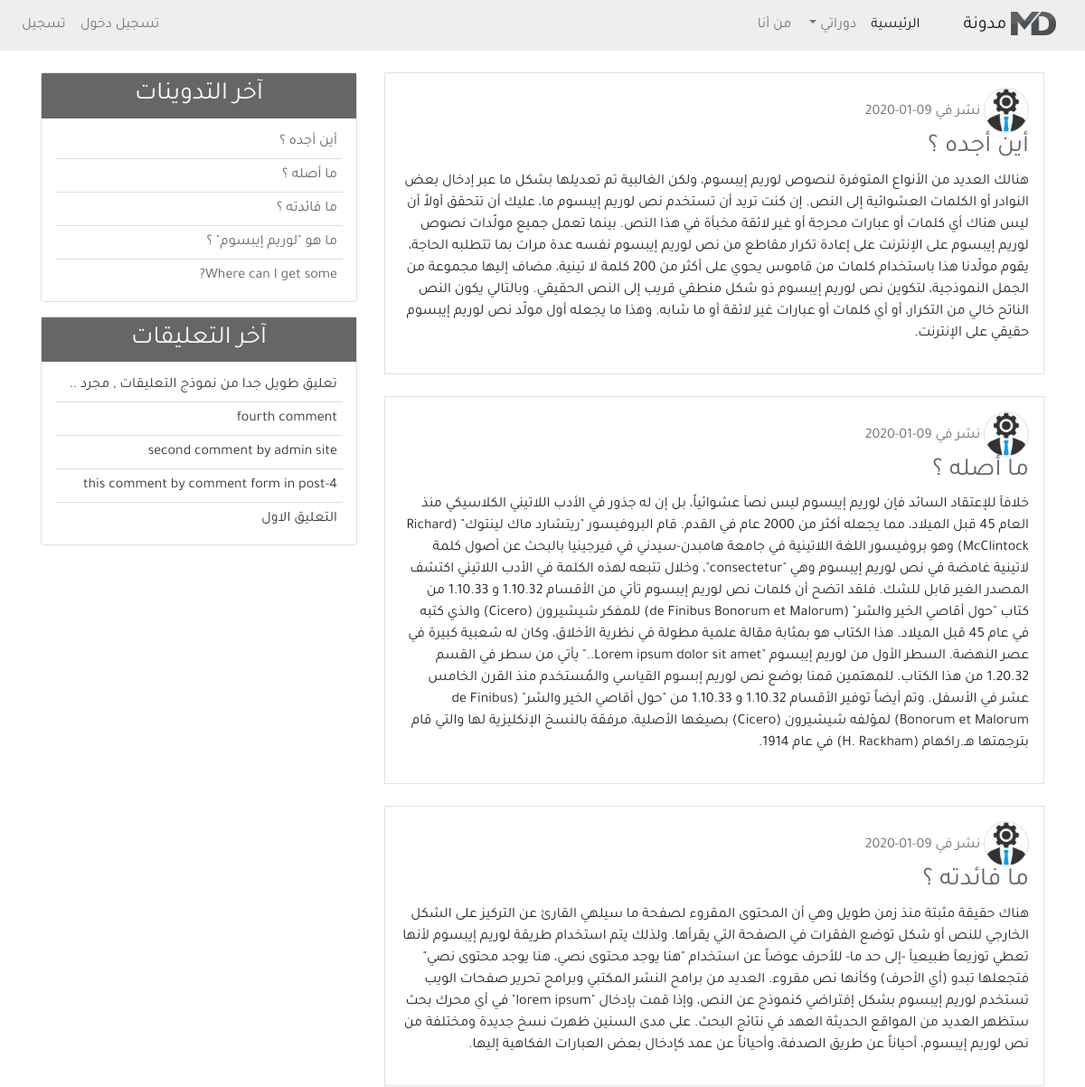
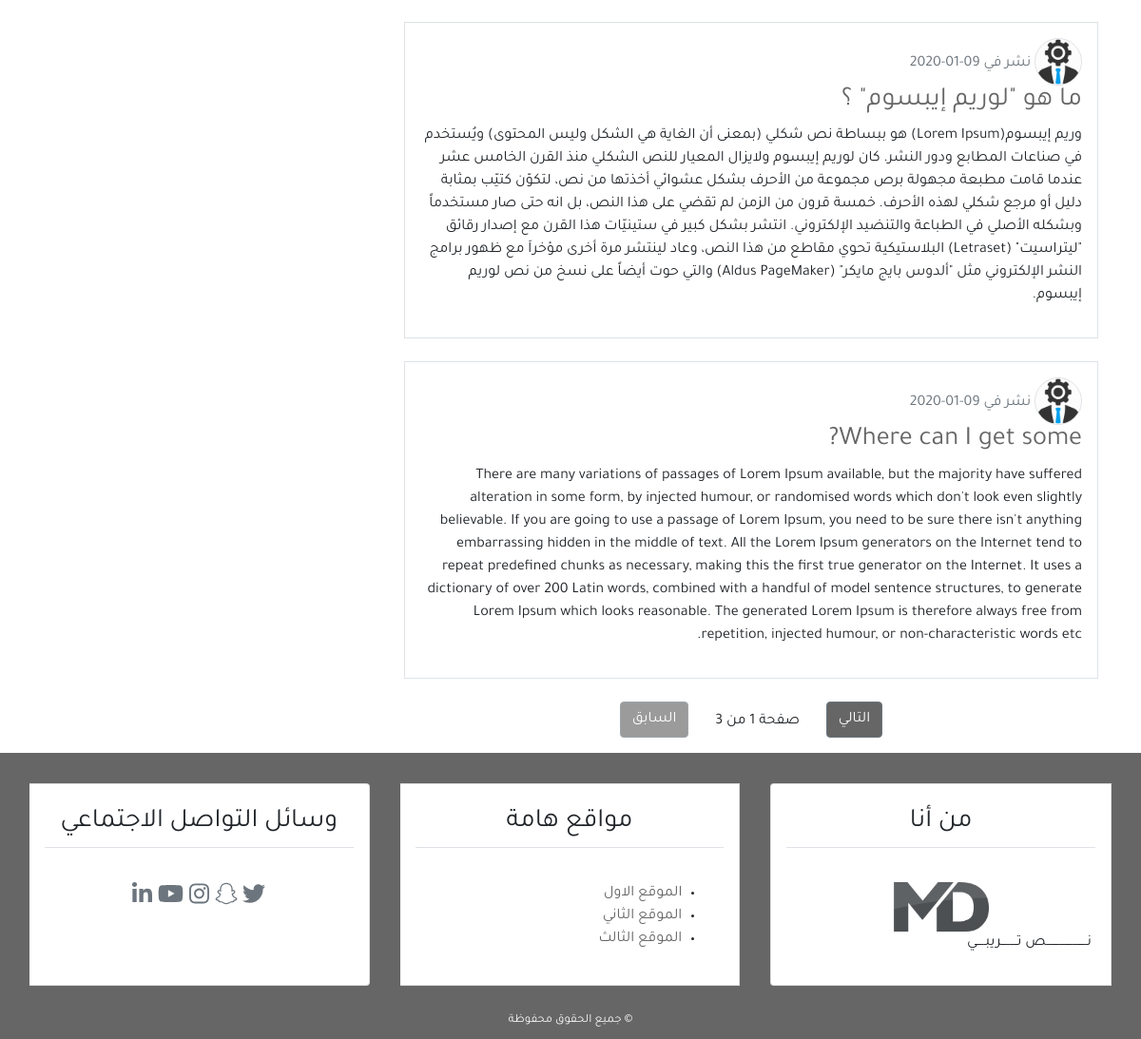
The page / on the database its author committed (2 pictures, top to bottom).
### blog/models.py (models this page shows, shortened)
class Post(models.Model):                                           # -5a
    title = models.CharField(max_length=100)
    content = models.TextField()
    post_date = models.DateTimeField(default=timezone.now)           # (auto_now_add=True)
    post_update = models.DateTimeField(auto_now=True)
    author = models.ForeignKey(User, on_delete=models.CASCADE)
    class Meta:                                                     # -6b
        ordering = ('-post_date', )

class Comment(models.Model):                                        # -8a
    name = models.CharField(max_length=50, verbose_name='الاسم')    # -9c add arabic word
    email = models.EmailField(verbose_name='البريد الالكتروني')
    body = models.TextField(verbose_name='نص التعليق')
    cmnt_date = models.DateTimeField(auto_now=True)
    active = models.BooleanField(default=False)
    post = models.ForeignKey(Post, on_delete=models.CASCADE, related_name='comments')
    class Meta:                                                     # -8e
        ordering = ('-cmnt_date', )

### user/models.py (models this page shows, shortened)
class Profile(models.Model):                                                    # -20a
    image = models.ImageField(default='default.jpg', upload_to='profile_pics')  # -20a
    user = models.OneToOneField(User, on_delete=models.CASCADE)

### blog/views.py (the view)
# urls.py: 2. Add a URL to urlpatterns:  path('', views.home, name='home')
def home(request):                                                  # -2b {'title': 'home'}
    posts = Post.objects.all()                                      # -24a
    paginator = Paginator(posts, 5)
    page = request.GET.get('page')
    try:                                                            # -24a
        posts = paginator.page(page)
    except PageNotAnInteger:
        posts = paginator.page(1)
    except EmptyPage:
        posts = paginator.page(paginator.num_page)
    context = {                                                     # -3a
        'page_title': 'الصفحة الرئيسية',
        'posts': posts,                                              # -6a, 24a
        'page': page,                                               # -24b
    }
    return render(request, 'blog/index.html', context)

### blog/templatetags/post_tag.py (called while the page is built)
@register.inclusion_tag('blog/latest_posts.html')       # -12a
def latest_posts():
    context = {
        'l_posts': Post.objects.all()[0:5]
    }
    return context

@register.inclusion_tag('blog/latest_comments.html')       # -13a
def latest_comments():
    context = {
        'l_comments': Comment.objects.filter(active=True)[0:5]
    }
    return context

### blog/templates/blog/index.html (shortened to what this page needs)
{% extends 'blog/base.html' %}
{% load static %}
{% block content %}
{% for post in posts %}
    <div class="border p-3 mb-4">
        <img src="{{post.author.profile.image.url}}"
            class="img-fluid rounded-circle border" alt="صورة الناشر" width="50px">
        <span class="text-secondary">نشر في {{ post.post_date|date:'d-m-Y' }}</span>
        <h3 class="text-dark"><a href="{% url 'detail_url' post.id %}">{{ post.title }}</a></h3>
        <p>{{ post.content }}</p>
    </div>
{% endfor %}
{% include 'blog/pagination.html' with page=posts %}
{% endblock content %}

### blog/templates/blog/latest_posts.html
<ul class="list-group-flush latest_post">
    {% for post in l_posts %}
        <li class="list-group-item latest_post_item">
            <a href="{% url 'detail_url' post.id %}">{{ post.title }}</a>
        </li>
    {% endfor %}
</ul>

### blog/templates/blog/latest_comments.html
<ul class="list-group-flush latest_comment">
    {% for comment in l_comments %}
        <li class="list-group-item latest_comment_item">
            <a class="text-dark" href="{% url 'detail_url' comment.post.id %}">
                {% if comment.body|length > 40 %}
                {{ comment.body|slice:'40' }} ..
                {% else %}
                {{ comment.body }}
                {% endif %}
            </a>
        </li>
    {% empty %}
    <li class="list-group-item latest_comment_item">لا توجد تعليقات</li>
    {% endfor %}
</ul>

### blog/static/blog/css/main.css (style rules this page uses)
html, body { direction: rtl; text-align: right; }
body { font-family: 'Tajawal', 'sans-serif'; }
a { color: #666; }
.latest_post, .latest_comment { padding: 0 15px; }
.latest_post .latest_post_item, .latest_comment .latest_comment_item { padding: 6px; }
.latest_post li:first-child, .latest_comment li:first-child { border-top: 0; }
.latest_post li:last-child, .latest_comment li:last-child { border-bottom: 0; padding-bottom: 0; }

### rows shown on the page
Post: author.profile.image (picture), post_date "09-01-2020", title "أين أجده ؟", content "هنالك العديد من الأنواع المتوفرة لنصوص لوريم إيبسوم، ولكن الغالبية تم تعديلها بشكل ما عبر إدخال بعض النوادر أو الكلمات العشوائية إلى النص. إن كنت تريد أن تستخدم نص لوريم إيبسوم ما، عليك أن تتحقق أولاً أن ليس هناك أي كلمات أو عبارات محرجة أو غير لائقة مخبأة في هذا النص. بينما تعمل جميع مولّدات نصوص لوريم إيبسوم على الإنترنت على إعادة تكرار مقاطع من نص لوريم إيبسوم نفسه عدة مرات بما تتطلبه الحاجة، يقوم مولّدنا هذا باستخدام كلمات من قاموس يحوي على أكثر من 200 كلمة لا تينية، مضاف إليها مجموعة من الجمل النموذجية، لتكوين نص لوريم إيبسوم ذو شكل منطقي قريب إلى النص الحقيقي. وبالتالي يكون النص الناتح خالي من التكرار، أو أي كلمات أو عبارات غير لائقة أو ما شابه. وهذا ما يجعله أول مولّد نص لوريم إيبسوم…"
Post: author.profile.image (picture), post_date "09-01-2020", title "ما أصله ؟", content "خلافاَ للإعتقاد السائد فإن لوريم إيبسوم ليس نصاَ عشوائياً، بل إن له جذور في الأدب اللاتيني الكلاسيكي منذ العام 45 قبل الميلاد، مما يجعله أكثر من 2000 عام في القدم. قام البروفيسور \"ريتشارد ماك لينتوك\" (Richard McClintock) وهو بروفيسور اللغة اللاتينية في جامعة هامبدن-سيدني في فيرجينيا بالبحث عن أصول كلمة لاتينية غامضة في نص لوريم إيبسوم وهي \"consectetur\"، وخلال تتبعه لهذه الكلمة في الأدب اللاتيني اكتشف المصدر الغير قابل للشك. فلقد اتضح أن كلمات نص لوريم إيبسوم تأتي من الأقسام 1.10.32 و 1.10.33 من كتاب \"حول أقاصي الخير والشر\" (de Finibus Bonorum et Malorum) للمفكر شيشيرون (Cicero) والذي كتبه في عام 45 قبل الميلاد. هذا الكتاب هو بمثابة مقالة علمية مطولة في نظرية الأخلاق، وكان له شعبية كبيرة في…"
Post: author.profile.image (picture), post_date "09-01-2020", title "ما فائدته ؟", content "هناك حقيقة مثبتة منذ زمن طويل وهي أن المحتوى المقروء لصفحة ما سيلهي القارئ عن التركيز على الشكل الخارجي للنص أو شكل توضع الفقرات في الصفحة التي يقرأها. ولذلك يتم استخدام طريقة لوريم إيبسوم لأنها تعطي توزيعاَ طبيعياَ -إلى حد ما- للأحرف عوضاً عن استخدام \"هنا يوجد محتوى نصي، هنا يوجد محتوى نصي\" فتجعلها تبدو (أي الأحرف) وكأنها نص مقروء. العديد من برامح النشر المكتبي وبرامح تحرير صفحات الويب تستخدم لوريم إيبسوم بشكل إفتراضي كنموذج عن النص، وإذا قمت بإدخال \"lorem ipsum\" في أي محرك بحث ستظهر العديد من المواقع الحديثة العهد في نتائج البحث. على مدى السنين ظهرت نسخ جديدة ومختلفة من نص لوريم إيبسوم، أحياناً عن طريق الصدفة، وأحياناً عن عمد كإدخال بعض العبارات الفكاهية إليها."
Post: author.profile.image (picture), post_date "09-01-2020", title "ما هو \"لوريم إيبسوم\" ؟", content "وريم إيبسوم(Lorem Ipsum) هو ببساطة نص شكلي (بمعنى أن الغاية هي الشكل وليس المحتوى) ويُستخدم في صناعات المطابع ودور النشر. كان لوريم إيبسوم ولايزال المعيار للنص الشكلي منذ القرن الخامس عشر عندما قامت مطبعة مجهولة برص مجموعة من الأحرف بشكل عشوائي أخذتها من نص، لتكوّن كتيّب بمثابة دليل أو مرجع شكلي لهذه الأحرف. خمسة قرون من الزمن لم تقضي على هذا النص، بل انه حتى صار مستخدماً وبشكله الأصلي في الطباعة والتنضيد الإلكتروني. انتشر بشكل كبير في ستينيّات هذا القرن مع إصدار رقائق \"ليتراسيت\" (Letraset) البلاستيكية تحوي مقاطع من هذا النص، وعاد لينتشر مرة أخرى مؤخراَ مع ظهور برامج النشر الإلكتروني مثل \"ألدوس بايج مايكر\" (Aldus PageMaker) والتي حوت أيضاً على نسخ من نص لوريم إيبسوم."
Post: author.profile.image (picture), post_date "09-01-2020", title "Where can I get some?", content "There are many variations of passages of Lorem Ipsum available, but the majority have suffered alteration in some form, by injected humour, or randomised words which don't look even slightly believable. If you are going to use a passage of Lorem Ipsum, you need to be sure there isn't anything embarrassing hidden in the middle of text. All the Lorem Ipsum generators on the Internet tend to repeat predefined chunks as necessary, making this the first true generator on the Internet. It uses a dictionary of over 200 Latin words, combined with a handful of model sentence structures, to generate Lorem Ipsum which looks reasonable. The generated Lorem Ipsum is therefore always free from…"
Comment: body "تعليق طويل جدا من نموذج التعليقات , مجرد"
Comment: body "fourth comment"
Comment: body "second comment by admin site"
Comment: body "this comment by comment form in post-4"
Comment: body "التعليق الاول"

### other values the page prints
{{ page.paginator.num_pages }} "3"
